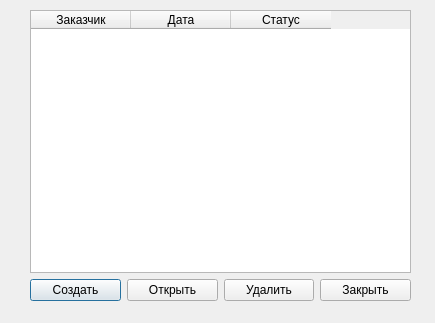
<?xml version="1.0" encoding="UTF-8"?>
<ui version="4.0">
 <class>OrdersDialog</class>
 <widget class="QDialog" name="OrdersDialog">
  <property name="geometry">
   <rect>
    <x>0</x>
    <y>0</y>
    <width>435</width>
    <height>323</height>
   </rect>
  </property>
  <property name="windowTitle">
   <string>Dialog</string>
  </property>
  <widget class="QWidget" name="">
   <property name="geometry">
    <rect>
     <x>30</x>
     <y>10</y>
     <width>381</width>
     <height>291</height>
    </rect>
   </property>
   <layout class="QVBoxLayout" name="verticalLayout">
    <item>
     <widget class="QTableWidget" name="tblOrders">
      <column>
       <property name="text">
        <string>Заказчик</string>
       </property>
      </column>
      <column>
       <property name="text">
        <string>Дата</string>
       </property>
      </column>
      <column>
       <property name="text">
        <string>Статус</string>
       </property>
      </column>
     </widget>
    </item>
    <item>
     <layout class="QHBoxLayout" name="horizontalLayout">
      <item>
       <widget class="QPushButton" name="btnCreate">
        <property name="text">
         <string>Создать</string>
        </property>
       </widget>
      </item>
      <item>
       <widget class="QPushButton" name="btnOpen">
        <property name="text">
         <string>Открыть</string>
        </property>
       </widget>
      </item>
      <item>
       <widget class="QPushButton" name="btnDelete">
        <property name="text">
         <string>Удалить</string>
        </property>
       </widget>
      </item>
      <item>
       <widget class="QPushButton" name="btnClose">
        <property name="text">
         <string>Закрыть</string>
        </property>
       </widget>
      </item>
     </layout>
    </item>
   </layout>
  </widget>
 </widget>
 <resources/>
 <connections/>
</ui>
